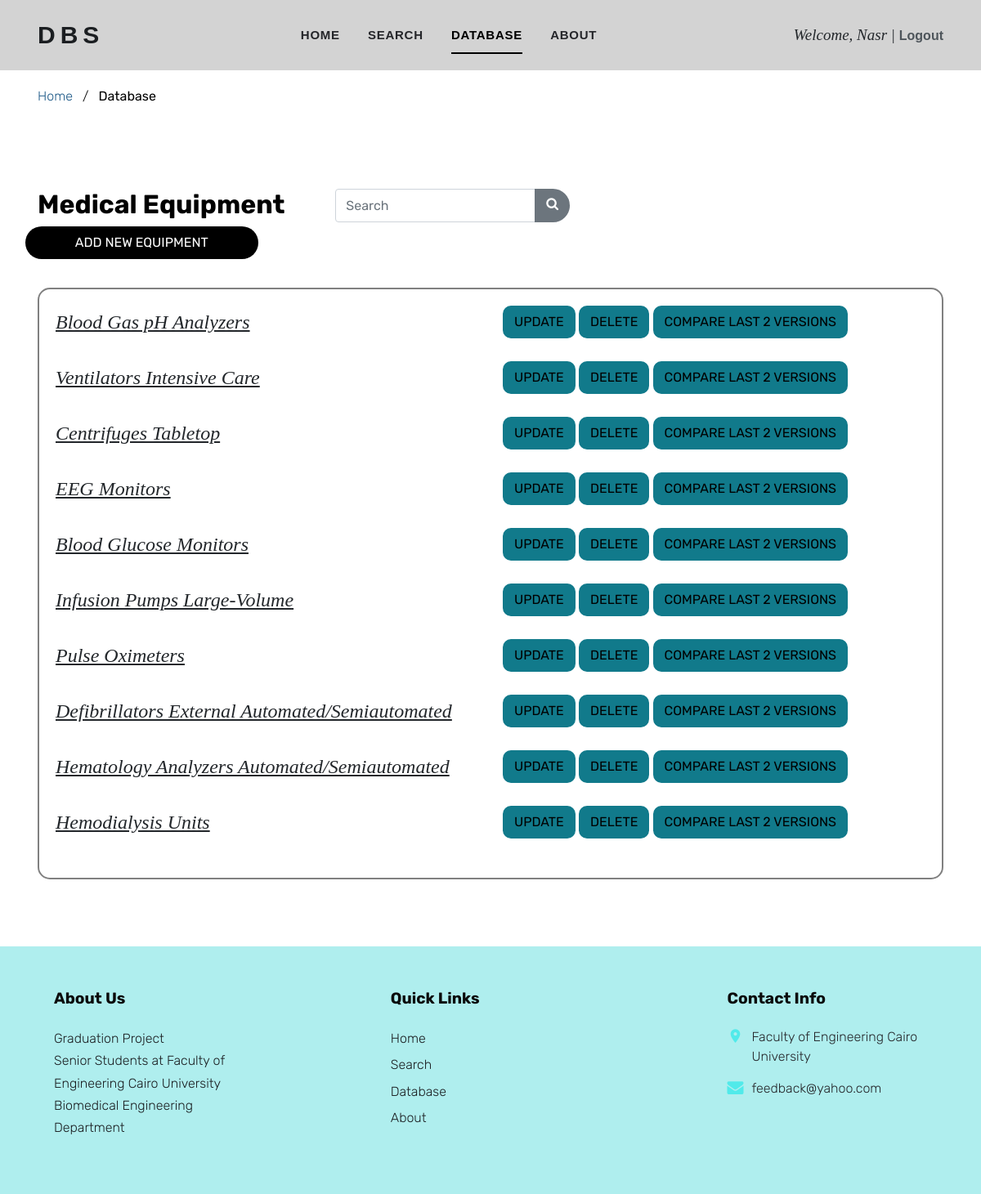
The app's page /techspecs/allequipments/ (signed in), older data.
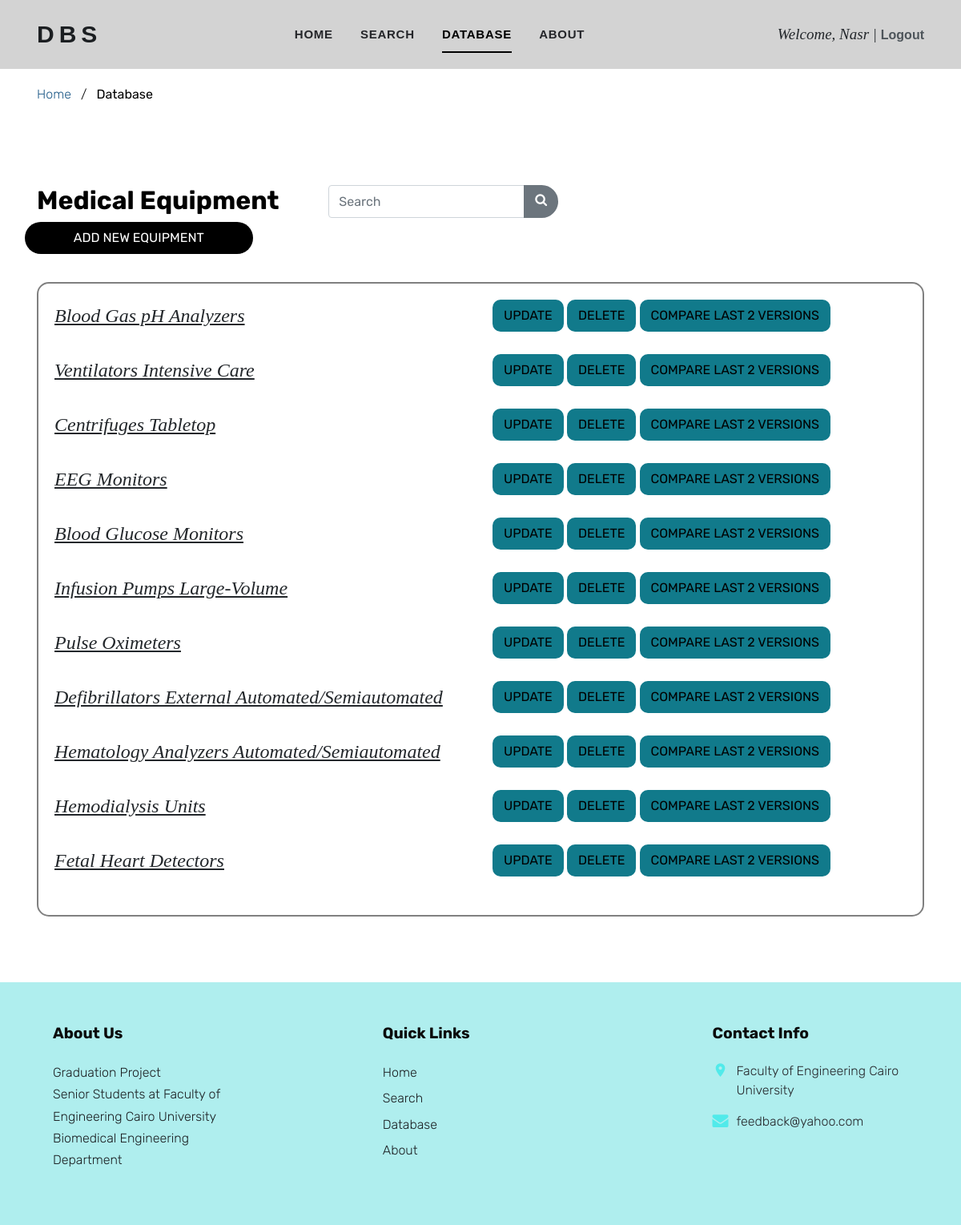
The same page, newer data.
### techspecs/models.py (models this page shows, shortened)
class Technical_Report(models.Model):
    code = models.CharField(max_length=10)
    version = models.PositiveIntegerField()
    equipment_name = models.CharField(max_length=50)
    purpose = models.TextField(default='654')
    speciality = models.CharField(max_length=25)
    picture = models.ImageField(upload_to='media/', height_field=None, width_field=None, max_length=1000)
    general_specs = models.ManyToManyField(General_Specs, blank=True)
    technical_specs = models.ManyToManyField(Technical_Specs, blank=True)
    modification_date = models.CharField(max_length=20)
    addition_date = models.CharField(max_length=20)
    technology_level = models.CharField(max_length=10)
    facility_level = models.CharField(max_length=10)

### techspecs/views.py (the view)
# urls.py: path('allequipments/', views.all_equipments, name='all_equipments'),
@login_required(login_url='login')
def all_equipments(request):
    all = Technical_Report.objects.all().order_by('id')
    return render(request, 'techspecs/all_equipments.html', {'all': all})

### techspecs/templates/techspecs/all_equipments.html (shortened to what this page needs)
{% extends 'base.html' %}
{% block content %}
<div class="site-navbar py-2" style="background: lightgray">
      <div class="container">
        <div class="d-flex align-items-center justify-content-between">
          <div class="logo">
            <div class="site-logo">
              <a href="{% url 'home' %}" class="js-logo-clone">DBS</a>
            </div>
          </div>
            <div class="main-nav d-none d-lg-block">
            <nav class="site-navigation text-right text-md-center" role="navigation">
              <ul class="site-menu js-clone-nav d-none d-lg-block">
                <li><a href="{% url 'home' %}">Home</a></li>
                <li><a href="{% url 'search' %}">Search</a></li>
                <li class="active"><a href="{% url 'all_equipments' %}">Database</a></li>
                <li><a href="{% url 'about' %}">About</a></li>
              </ul>
            </nav>
          </div>
            {% if user.is_authenticated %}
            <div>
            <span class="text" style="font-size: 19px; text-transform: capitalize"> Welcome, {{ request.user }}  |  </span>
            <span><a href="{% url 'logout' %}">Logout</a></span>
            </div>
        {% else %}
            <span><a href="{% url 'login' %}">Sign In</a> | <a href="{% url 'register' %}">Sign Up</a></span>
        {% endif %}
          </div>
        </div>
      </div>
    </div>
    <div class="py-3" >
      <div class="container">
        <div class="row">
          <div class="col-md-12 mb-0">
            <a href="{% url 'home' %}" style="color: #1d5987">Home</a> <span class="mx-2 mb-0" >/</span>
            <strong class="text-black">Database</strong>
          </div>
        </div>
      </div>
    </div>
<div class="site-section text-body" >
<div class="container">
<h2 class="text-black">
    <div class="row">
    <label class="col-sm-4"><b>Medical Equipment</b></label>
        <form method="GET" action="{% url 'search_equipment' %}">
    <div class="input-group">
    <input type="text" class="form-control col-sm-12" placeholder="Search" name="q" value="{{request.GET.q}}" style="height: 1.1cm"/>
    <div class="input-group-append">
      <button class="btn btn-secondary " type="submit" value="Search" name="submit">
        <i class=" icon-search"></i>
      </button>
    </div>
  </div>
</form>
        <label class="col-sm-2"></label>
        <button class="col-sm-3 btn btn-black" onclick="document.location.href = 'http://127.0.0.1:8000/techspecs/addequipments/'">Add New Equipment</button>
    </div>
</h2>
<br/>
{% if all %}
<form style="border: 2px gray solid; border-radius: 15px; padding: 20px">
{% for item in all %}
  <div class=" row " >
    <lable class="col-sm-6">
    <a href="/techspecs/allequipments/{{ item.id }}" target="_top"><u class="text">{{item.equipment_name}}</u></a>
    </lable>
    <div class=" col-sm-6">
              <button type="button" class="button btn " onclick="document.location.href = 'http://127.0.0.1:8000/techspecs/update/{{ item.id }}'">Update</button>
              <button type="button" class="button btn" onclick="document.location.href = 'http://127.0.0.1:8000/techspecs/delete/{{ item.id }}'">Delete</button>
              <button type="button" class="button btn"
                      onclick="document.location.href = 'http://127.0.0.1:8000/techspecs/compare/{{ item.id}}'">Compare last 2 versions</button>
    </div>
  </div>
    <br/>
{% endfor %}
</form>
{% endif %}
</div>
</div>
{% endblock %}

Row changes from the older to the newer data that the page shows:
added Technical_Report: equipment_name "Fetal Heart Detectors"
